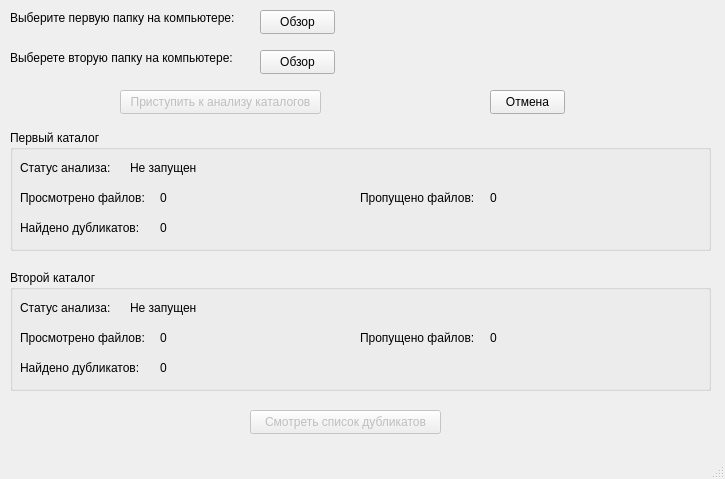
<?xml version="1.0" encoding="UTF-8"?>
<ui version="4.0">
 <class>MainWindow</class>
 <widget class="QMainWindow" name="MainWindow">
  <property name="geometry">
   <rect>
    <x>0</x>
    <y>0</y>
    <width>725</width>
    <height>479</height>
   </rect>
  </property>
  <property name="windowTitle">
   <string>MainWindow</string>
  </property>
  <widget class="QWidget" name="centralwidget">
   <widget class="QLabel" name="label">
    <property name="geometry">
     <rect>
      <x>10</x>
      <y>10</y>
      <width>231</width>
      <height>16</height>
     </rect>
    </property>
    <property name="text">
     <string>Выберите первую папку на компьютере:</string>
    </property>
   </widget>
   <widget class="QPushButton" name="FirstDirButton">
    <property name="geometry">
     <rect>
      <x>260</x>
      <y>10</y>
      <width>75</width>
      <height>24</height>
     </rect>
    </property>
    <property name="text">
     <string>Обзор</string>
    </property>
   </widget>
   <widget class="QLabel" name="label_2">
    <property name="geometry">
     <rect>
      <x>10</x>
      <y>50</y>
      <width>231</width>
      <height>16</height>
     </rect>
    </property>
    <property name="text">
     <string>Выберете вторую папку на компьютере:</string>
    </property>
   </widget>
   <widget class="QPushButton" name="SecondDirButton">
    <property name="geometry">
     <rect>
      <x>260</x>
      <y>50</y>
      <width>75</width>
      <height>24</height>
     </rect>
    </property>
    <property name="text">
     <string>Обзор</string>
    </property>
   </widget>
   <widget class="QLabel" name="FirstDirLabel">
    <property name="enabled">
     <bool>true</bool>
    </property>
    <property name="geometry">
     <rect>
      <x>370</x>
      <y>10</y>
      <width>341</width>
      <height>16</height>
     </rect>
    </property>
    <property name="text">
     <string/>
    </property>
   </widget>
   <widget class="QLabel" name="SecondDirLabel">
    <property name="geometry">
     <rect>
      <x>370</x>
      <y>50</y>
      <width>341</width>
      <height>16</height>
     </rect>
    </property>
    <property name="text">
     <string/>
    </property>
   </widget>
   <widget class="QPushButton" name="startButton">
    <property name="enabled">
     <bool>false</bool>
    </property>
    <property name="geometry">
     <rect>
      <x>120</x>
      <y>90</y>
      <width>201</width>
      <height>24</height>
     </rect>
    </property>
    <property name="text">
     <string>Приступить к анализу каталогов</string>
    </property>
   </widget>
   <widget class="QPushButton" name="cancelButton">
    <property name="geometry">
     <rect>
      <x>490</x>
      <y>90</y>
      <width>75</width>
      <height>24</height>
     </rect>
    </property>
    <property name="text">
     <string>Отмена</string>
    </property>
   </widget>
   <widget class="QGroupBox" name="groupBox">
    <property name="geometry">
     <rect>
      <x>10</x>
      <y>130</y>
      <width>701</width>
      <height>121</height>
     </rect>
    </property>
    <property name="title">
     <string>Первый каталог</string>
    </property>
    <widget class="QLabel" name="label_3">
     <property name="geometry">
      <rect>
       <x>10</x>
       <y>30</y>
       <width>101</width>
       <height>16</height>
      </rect>
     </property>
     <property name="text">
      <string>Статус анализа:</string>
     </property>
    </widget>
    <widget class="QLabel" name="label_4">
     <property name="geometry">
      <rect>
       <x>10</x>
       <y>60</y>
       <width>131</width>
       <height>16</height>
      </rect>
     </property>
     <property name="text">
      <string>Просмотрено файлов:</string>
     </property>
    </widget>
    <widget class="QLabel" name="label_5">
     <property name="geometry">
      <rect>
       <x>10</x>
       <y>90</y>
       <width>131</width>
       <height>16</height>
      </rect>
     </property>
     <property name="text">
      <string>Найдено дубликатов:</string>
     </property>
    </widget>
    <widget class="QLabel" name="AnalysStatus1Label">
     <property name="geometry">
      <rect>
       <x>120</x>
       <y>30</y>
       <width>81</width>
       <height>16</height>
      </rect>
     </property>
     <property name="text">
      <string>Не запущен</string>
     </property>
    </widget>
    <widget class="QLabel" name="Watched1Label">
     <property name="geometry">
      <rect>
       <x>150</x>
       <y>60</y>
       <width>91</width>
       <height>16</height>
      </rect>
     </property>
     <property name="text">
      <string>0</string>
     </property>
    </widget>
    <widget class="QLabel" name="Duplicates1Label">
     <property name="geometry">
      <rect>
       <x>150</x>
       <y>90</y>
       <width>91</width>
       <height>16</height>
      </rect>
     </property>
     <property name="text">
      <string>0</string>
     </property>
    </widget>
    <widget class="QLabel" name="label_9">
     <property name="geometry">
      <rect>
       <x>350</x>
       <y>60</y>
       <width>121</width>
       <height>16</height>
      </rect>
     </property>
     <property name="text">
      <string>Пропущено файлов:</string>
     </property>
    </widget>
    <widget class="QLabel" name="Missed1Label">
     <property name="geometry">
      <rect>
       <x>480</x>
       <y>60</y>
       <width>101</width>
       <height>16</height>
      </rect>
     </property>
     <property name="text">
      <string>0</string>
     </property>
    </widget>
   </widget>
   <widget class="QGroupBox" name="groupBox_2">
    <property name="geometry">
     <rect>
      <x>10</x>
      <y>270</y>
      <width>701</width>
      <height>121</height>
     </rect>
    </property>
    <property name="title">
     <string>Второй каталог</string>
    </property>
    <widget class="QLabel" name="label_6">
     <property name="geometry">
      <rect>
       <x>10</x>
       <y>30</y>
       <width>91</width>
       <height>16</height>
      </rect>
     </property>
     <property name="text">
      <string>Статус анализа:</string>
     </property>
    </widget>
    <widget class="QLabel" name="label_7">
     <property name="geometry">
      <rect>
       <x>10</x>
       <y>60</y>
       <width>131</width>
       <height>16</height>
      </rect>
     </property>
     <property name="text">
      <string>Просмотрено файлов:</string>
     </property>
    </widget>
    <widget class="QLabel" name="label_8">
     <property name="geometry">
      <rect>
       <x>10</x>
       <y>90</y>
       <width>121</width>
       <height>16</height>
      </rect>
     </property>
     <property name="text">
      <string>Найдено дубликатов:</string>
     </property>
    </widget>
    <widget class="QLabel" name="AnalysStatus2Label">
     <property name="geometry">
      <rect>
       <x>120</x>
       <y>30</y>
       <width>81</width>
       <height>16</height>
      </rect>
     </property>
     <property name="text">
      <string>Не запущен</string>
     </property>
    </widget>
    <widget class="QLabel" name="Watched2Label">
     <property name="geometry">
      <rect>
       <x>150</x>
       <y>60</y>
       <width>401</width>
       <height>16</height>
      </rect>
     </property>
     <property name="text">
      <string>0</string>
     </property>
    </widget>
    <widget class="QLabel" name="Duplicates2Label">
     <property name="geometry">
      <rect>
       <x>150</x>
       <y>90</y>
       <width>101</width>
       <height>16</height>
      </rect>
     </property>
     <property name="text">
      <string>0</string>
     </property>
    </widget>
    <widget class="QLabel" name="label_10">
     <property name="geometry">
      <rect>
       <x>350</x>
       <y>60</y>
       <width>121</width>
       <height>16</height>
      </rect>
     </property>
     <property name="text">
      <string>Пропущено файлов:</string>
     </property>
    </widget>
    <widget class="QLabel" name="Missed2Label">
     <property name="geometry">
      <rect>
       <x>480</x>
       <y>60</y>
       <width>101</width>
       <height>16</height>
      </rect>
     </property>
     <property name="text">
      <string>0</string>
     </property>
    </widget>
   </widget>
   <widget class="QPushButton" name="ShowDupButton">
    <property name="enabled">
     <bool>false</bool>
    </property>
    <property name="geometry">
     <rect>
      <x>250</x>
      <y>410</y>
      <width>191</width>
      <height>24</height>
     </rect>
    </property>
    <property name="text">
     <string>Смотреть список дубликатов</string>
    </property>
   </widget>
  </widget>
  <widget class="QMenuBar" name="menubar">
   <property name="geometry">
    <rect>
     <x>0</x>
     <y>0</y>
     <width>725</width>
     <height>22</height>
    </rect>
   </property>
  </widget>
  <widget class="QStatusBar" name="statusbar"/>
 </widget>
 <resources/>
 <connections/>
</ui>
